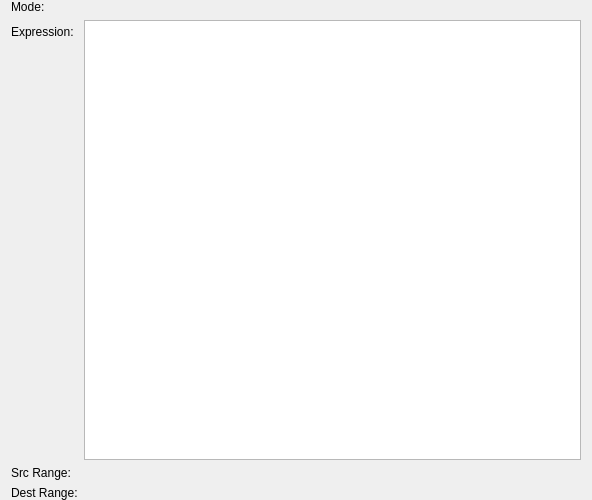
<?xml version="1.0" encoding="UTF-8"?>
<ui version="4.0">
 <class>ConnectionProps</class>
 <widget class="QWidget" name="ConnectionProps">
  <property name="geometry">
   <rect>
    <x>0</x>
    <y>0</y>
    <width>592</width>
    <height>500</height>
   </rect>
  </property>
  <property name="sizePolicy">
   <sizepolicy hsizetype="Preferred" vsizetype="Minimum">
    <horstretch>0</horstretch>
    <verstretch>0</verstretch>
   </sizepolicy>
  </property>
  <property name="windowTitle">
   <string>Form</string>
  </property>
  <layout class="QGridLayout" name="gridLayout" columnstretch="0,1">
   <property name="topMargin">
    <number>0</number>
   </property>
   <property name="bottomMargin">
    <number>0</number>
   </property>
   <item row="0" column="0">
    <widget class="QLabel" name="modeLabel">
     <property name="sizePolicy">
      <sizepolicy hsizetype="Preferred" vsizetype="Fixed">
       <horstretch>0</horstretch>
       <verstretch>0</verstretch>
      </sizepolicy>
     </property>
     <property name="maximumSize">
      <size>
       <width>75</width>
       <height>16777215</height>
      </size>
     </property>
     <property name="text">
      <string>Mode:</string>
     </property>
    </widget>
   </item>
   <item row="0" column="1">
    <widget class="ModeEditor" name="mode" native="true"/>
   </item>
   <item row="1" column="0">
    <widget class="QLabel" name="expressionLabel">
     <property name="maximumSize">
      <size>
       <width>75</width>
       <height>23</height>
      </size>
     </property>
     <property name="text">
      <string>Expression:</string>
     </property>
    </widget>
   </item>
   <item row="1" column="1" rowspan="2">
    <widget class="QPlainTextEdit" name="plainTextEdit"/>
   </item>
   <item row="3" column="0">
    <widget class="QLabel" name="srcRangeLabel">
     <property name="sizePolicy">
      <sizepolicy hsizetype="Preferred" vsizetype="Fixed">
       <horstretch>0</horstretch>
       <verstretch>0</verstretch>
      </sizepolicy>
     </property>
     <property name="maximumSize">
      <size>
       <width>75</width>
       <height>16777215</height>
      </size>
     </property>
     <property name="text">
      <string>Src Range:</string>
     </property>
    </widget>
   </item>
   <item row="3" column="1">
    <widget class="RangeEditor" name="srcRange" native="true"/>
   </item>
   <item row="4" column="0">
    <widget class="QLabel" name="dstRangeLabel">
     <property name="sizePolicy">
      <sizepolicy hsizetype="Preferred" vsizetype="Fixed">
       <horstretch>0</horstretch>
       <verstretch>0</verstretch>
      </sizepolicy>
     </property>
     <property name="maximumSize">
      <size>
       <width>75</width>
       <height>16777215</height>
      </size>
     </property>
     <property name="text">
      <string>Dest Range:</string>
     </property>
    </widget>
   </item>
   <item row="4" column="1">
    <widget class="RangeEditor" name="dstRange" native="true"/>
   </item>
  </layout>
 </widget>
 <customwidgets>
  <customwidget>
   <class>RangeEditor</class>
   <extends>QWidget</extends>
   <header>rangeeditor.h</header>
   <container>1</container>
  </customwidget>
  <customwidget>
   <class>ModeEditor</class>
   <extends>QWidget</extends>
   <header>modeeditor.h</header>
   <container>1</container>
  </customwidget>
 </customwidgets>
 <resources/>
 <connections/>
</ui>
